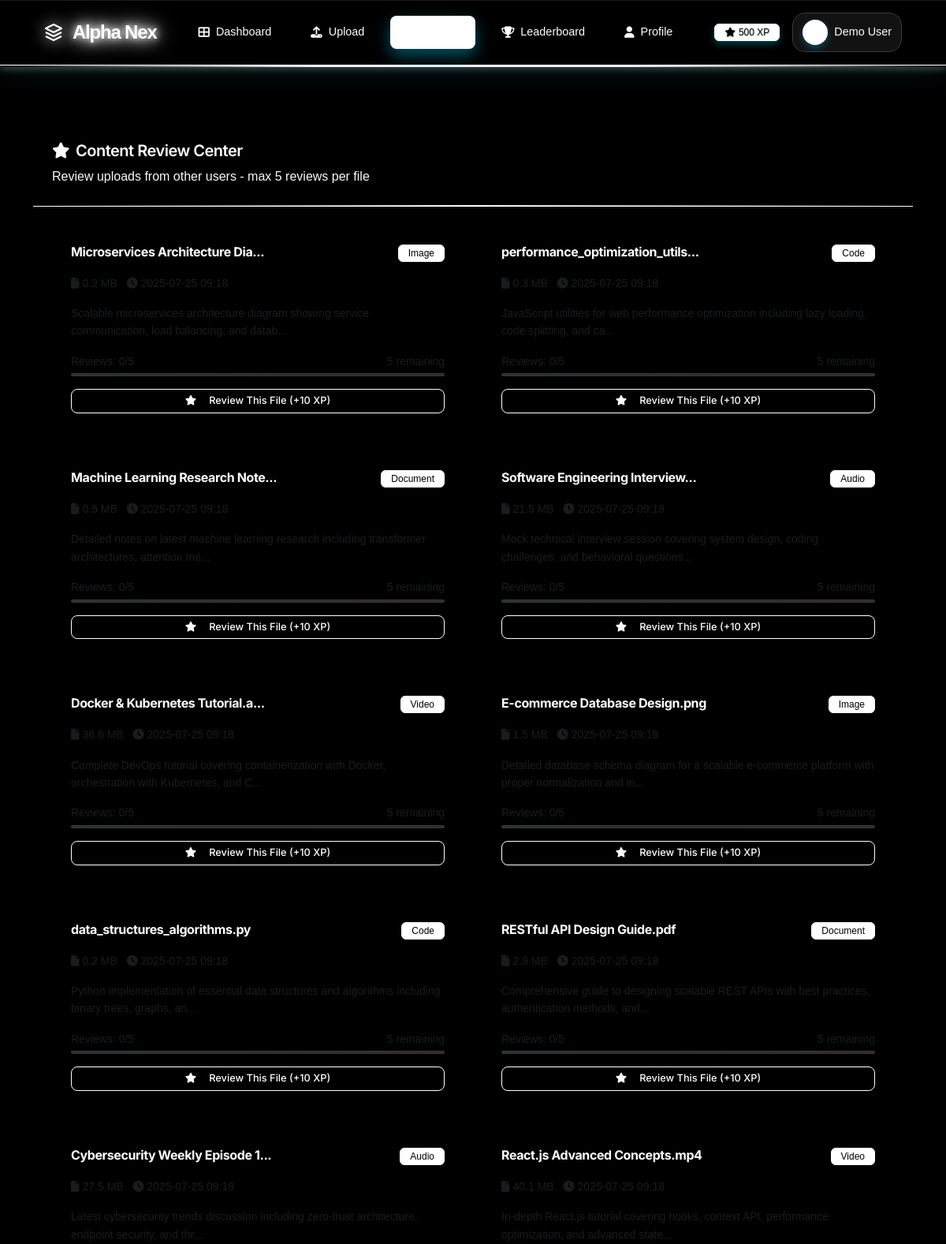
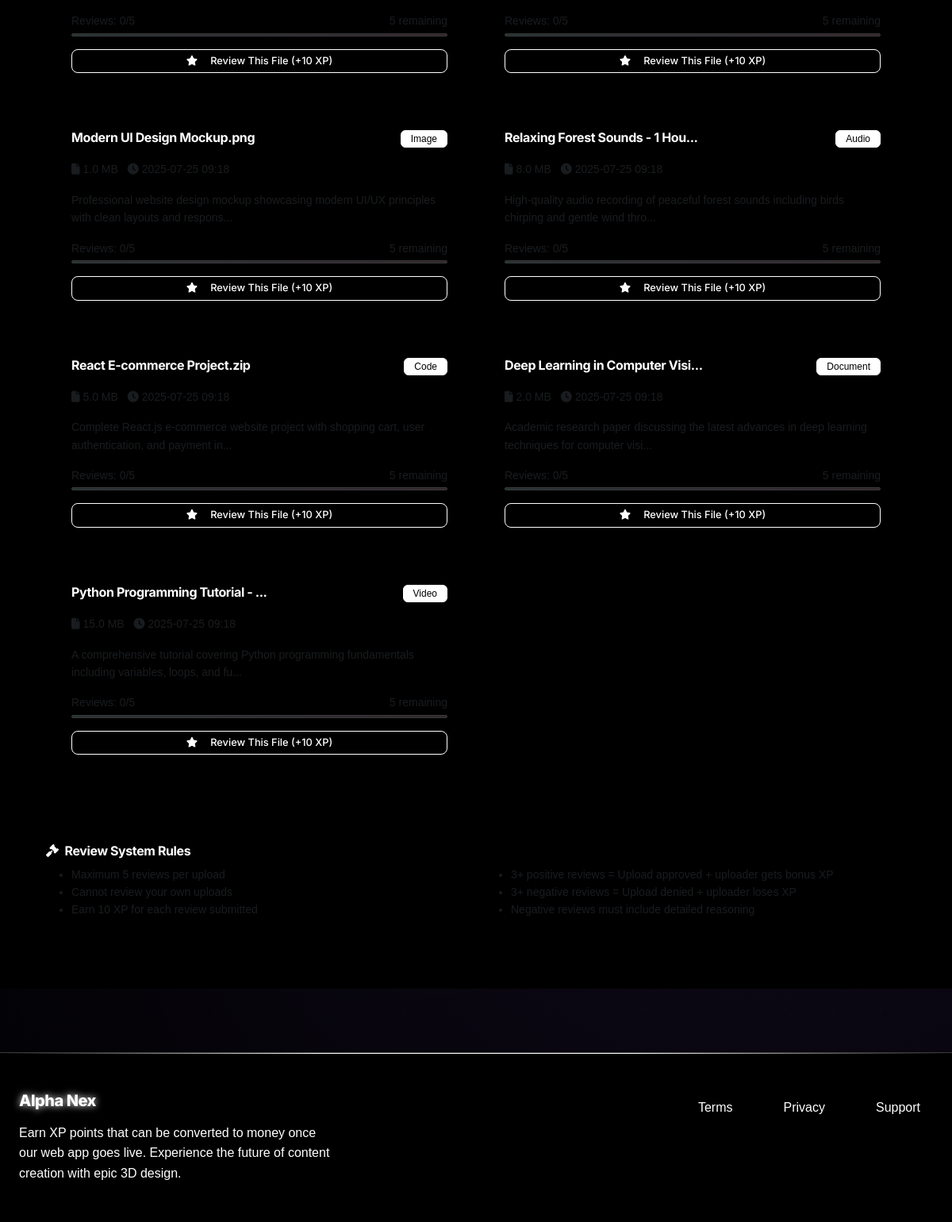
Screenshot of /review with the database file from the repository (2 pictures, top to bottom).
### models.py (models this page shows, shortened)
class User(UserMixin, db.Model):
    id = db.Column(db.Integer, primary_key=True)
    name = db.Column(db.String(100), nullable=False)
    email = db.Column(db.String(120), unique=True, nullable=False)
    password_hash = db.Column(db.String(256), nullable=False)
    is_verified = db.Column(db.Boolean, default=False)
    xp_points = db.Column(db.Integer, default=0)
    uploader_strikes = db.Column(db.Integer, default=0)
    reviewer_strikes = db.Column(db.Integer, default=0)
    is_banned = db.Column(db.Boolean, default=False)
    created_at = db.Column(db.DateTime, default=datetime.utcnow)
    kyc_verified = db.Column(db.Boolean, default=False)
    document_path = db.Column(db.String(255))
    selfie_path = db.Column(db.String(255))
    daily_upload_bytes = db.Column(db.Integer, default=0)
    daily_upload_reset = db.Column(db.DateTime, default=datetime.utcnow)
    current_badge = db.Column(db.String(50), default='New User')
    weekly_xp = db.Column(db.Integer, default=0)
    monthly_xp = db.Column(db.Integer, default=0)
    accuracy_percentage = db.Column(db.Float, default=0.0)
    referral_code = db.Column(db.String(20), unique=True)
    referred_by = db.Column(db.String(20))
    seasonal_badges = db.Column(db.Text)  # JSON string for badge collection
    uploads = db.relationship('Upload', backref='user', lazy=True)
    reviews = db.relationship('Review', backref='reviewer', lazy=True)
    strikes = db.relationship('Strike', backref='user', lazy=True)
    withdrawals = db.relationship('WithdrawalRequest', backref='user', lazy=True)
    contest_entries = db.relationship('ContestEntry', backref='user', lazy=True)

class Upload(db.Model):
    id = db.Column(db.Integer, primary_key=True)
    user_id = db.Column(db.Integer, db.ForeignKey('user.id'), nullable=False)
    filename = db.Column(db.String(255), nullable=False)
    original_filename = db.Column(db.String(255), nullable=False)
    file_path = db.Column(db.String(500), nullable=False)
    file_size = db.Column(db.Integer, nullable=False)
    description = db.Column(db.Text, nullable=False)
    category = db.Column(db.String(50), nullable=False)
    status = db.Column(db.String(20), default='pending')  # pending, approved, rejected
    ai_consent = db.Column(db.Boolean, default=False)
    uploaded_at = db.Column(db.DateTime, default=datetime.utcnow)
    deletion_deadline = db.Column(db.DateTime)
    duplicate_score = db.Column(db.Float, default=0.0)
    spam_score = db.Column(db.Float, default=0.0)
    reviews = db.relationship('Review', backref='upload', lazy=True, cascade='all, delete-orphan')

### routes.py (the view)
@app.route('/review')
def review_content():
    demo_user = User.query.filter_by(email='demo@alphanex.com').first()
    if not demo_user:
        return redirect(url_for('dashboard'))
    if demo_user.is_banned:
        flash('Your account is banned and cannot review content.', 'error')
        return redirect(url_for('dashboard'))
    reviewed_upload_ids = [r.upload_id for r in demo_user.reviews]
    uploads = Upload.query.filter(
        Upload.user_id != demo_user.id,  # Cannot review own uploads
        ~Upload.id.in_(reviewed_upload_ids)  # Haven't reviewed yet
    ).order_by(Upload.uploaded_at.desc()).all()
    available_uploads = []
    for upload in uploads:
        review_count = Review.query.filter_by(upload_id=upload.id).count()
        if review_count < 5:  # Max 5 reviews per upload
            available_uploads.append(upload)
    return render_template('reviewer/review.html', uploads=available_uploads, demo_user=demo_user)

### templates/reviewer/review.html (shortened to what this page needs)
{% extends "base.html" %}
{% block content %}
<div class="container my-5">
    <div class="row">
        <div class="col">
            <div class="card border-0 shadow">
                <div class="card-header bg-dark text-white">
                    <h4 class="mb-0">
                        <i class="fas fa-star me-2"></i>Content Review Center
                    </h4>
                    <p class="mb-0 mt-2 text-light">Review uploads from other users - max 5 reviews per file</p>
                </div>
                <div class="card-body p-4">
                    {% if uploads %}
                    <div class="row">
                        {% for upload in uploads %}
                        <div class="col-lg-6 mb-4">
                            <div class="card border-0 shadow-sm h-100">
                                <div class="card-body">
                                    <div class="d-flex justify-content-between align-items-start mb-3">
                                        <h6 class="fw-bold mb-0">{{ upload.original_filename[:30] }}{% if upload.original_filename|length > 30 %}...{% endif %}</h6>
                                        <span class="badge bg-light text-dark">{{ upload.category.title() }}</span>
                                    </div>
                                    <div class="mb-3">
                                        <small class="text-muted d-block">
                                            <i class="fas fa-file me-1"></i>{{ "%.1f"|format(upload.file_size / 1024 / 1024) }} MB
                                            <i class="fas fa-clock ms-2 me-1"></i>{{ upload.uploaded_at.strftime('%Y-%m-%d %H:%M') }}
                                        </small>
                                    </div>
                                    <p class="text-muted small mb-3">{{ upload.description[:100] }}{% if upload.description|length > 100 %}...{% endif %}</p>
                                    {% set review_count = upload.reviews|length %}
                                    <div class="mb-3">
                                        <div class="d-flex justify-content-between align-items-center mb-1">
                                            <small class="text-muted">Reviews: {{ review_count }}/5</small>
                                            <small class="text-muted">
                                                {% if review_count >= 5 %}Complete{% else %}{{ 5 - review_count }} remaining{% endif %}
                                            </small>
                                        </div>
                                        <div class="progress" style="height: 4px;">
                                        </div>
                                    </div>
                                    {% if review_count < 5 %}
                                    <a href="{{ url_for('review_upload', upload_id=upload.id) }}" class="btn btn-dark btn-sm w-100">
                                        <i class="fas fa-star me-2"></i>Review This File (+10 XP)
                                    </a>
                                    {% else %}
                                    <button class="btn btn-secondary btn-sm w-100" disabled>
                                        <i class="fas fa-check me-2"></i>Review Complete
                                    </button>
                                    {% endif %}
                                </div>
                            </div>
                        </div>
                        {% endfor %}
                    </div>
                    {% endif %}
                </div>
            </div>
        </div>
    </div>
    {% if uploads %}
    <div class="row mt-4">
        <div class="col">
            <div class="card border-0 shadow-sm">
                <div class="card-body p-3">
                    <h6 class="fw-bold mb-2"><i class="fas fa-gavel me-2"></i>Review System Rules</h6>
                    <div class="row">
                        <div class="col-md-6">
                            <ul class="mb-0 small text-muted">
                                <li>Maximum 5 reviews per upload</li>
                                <li>Cannot review your own uploads</li>
                                <li>Earn 10 XP for each review submitted</li>
                            </ul>
                        </div>
                        <div class="col-md-6">
                            <ul class="mb-0 small text-muted">
                                <li>3+ positive reviews = Upload approved + uploader gets bonus XP</li>
                                <li>3+ negative reviews = Upload denied + uploader loses XP</li>
                                <li>Negative reviews must include detailed reasoning</li>
                            </ul>
                        </div>
                    </div>
                </div>
            </div>
        </div>
    </div>
    {% endif %}
</div>
{% endblock %}

### templates/base.html (shortened to what this page needs)
<!DOCTYPE html>
<html lang="en">
<head>
    <link href="https://cdnjs.cloudflare.com/ajax/libs/font-awesome/6.4.0/css/all.min.css" rel="stylesheet">
    <link href="https://cdn.jsdelivr.net/npm/bootstrap@5.3.0/dist/css/bootstrap.min.css" rel="stylesheet">
    <link href="{{ url_for('static', filename='css/style.css') }}" rel="stylesheet">
    <link href="{{ url_for('static', filename='css/epic-3d-effects.css') }}" rel="stylesheet">
    <link href="{{ url_for('static', filename='css/minimal-black-white.css') }}" rel="stylesheet">
</head>
<body class="cyber-grid">
    <nav class="navbar">
        <div class="container-premium">
            <div class="flex-between" style="width: 100%;">
                <a href="{{ url_for('index') }}" class="navbar-brand">
                    Alpha Nex
                </a>
                <div class="navbar-nav navbar-nav-horizontal">
                    <a href="{{ url_for('dashboard') }}" class="nav-link">
                        <i class="fas fa-th-large"></i>Dashboard
                    </a>
                    <a href="{{ url_for('upload_file') }}" class="nav-link">
                        <i class="fas fa-upload"></i>Upload
                    </a>
                    <a href="{{ url_for('review_content') }}" class="nav-link">
                        <i class="fas fa-star"></i>Review
                    </a>
                    <a href="{{ url_for('leaderboard') }}" class="nav-link">
                        <i class="fas fa-trophy"></i>Leaderboard
                    </a>
                    <a href="{{ url_for('profile') }}" class="nav-link">
                        <i class="fas fa-user"></i>Profile
                    </a>
                    <div class="navbar-user-section">
                        <span class="badge badge-primary glitch-effect">
                            <i class="fas fa-star"></i>
                            {{ demo_user.xp_points if demo_user else 500 }} XP
                        </span>
                        <div class="user-profile-display">
                            <div class="user-avatar">
                                <i class="fas fa-user"></i>
                            </div>
                            <span class="user-name holographic">{{ demo_user.name if demo_user else 'Demo User' }}</span>
                        </div>
                    </div>
                </div>
            </div>
        </div>
    </nav>
    <main class="container-fluid py-4 hologram-scanner">
        <div class="container-epic">
            {% block content %}{% endblock %}
        </div>
    </main>
    <footer style="
        background: linear-gradient(135deg, var(--dark-900) 0%, var(--black) 100%);
        border-top: 1px solid var(--border);
        margin-top: 5rem;
        padding: 3rem 0;
        position: relative;
        overflow: hidden;
    ">
        <div style="
            position: absolute;
            top: 0;
            left: 0;
            right: 0;
            height: 1px;
            background: linear-gradient(90deg, transparent, var(--neon-blue), var(--neon-purple), transparent);
        "></div>
        <div class="container-premium">
            <div style="display: flex; justify-content: space-between; align-items: start; flex-wrap: wrap; gap: 2rem;">
                <div>
                    <h6 style="
                        font-weight: var(--weight-extrabold);
                        color: var(--white);
                        font-size: 1.25rem;
                        margin-bottom: 1rem;
                        text-shadow: 0 0 10px var(--neon-blue);
                    " class="holographic">Alpha Nex</h6>
                    <p style="
                        color: var(--text-secondary);
                        margin: 0;
                        max-width: 400px;
                        line-height: 1.6;
                    ">Earn XP points that can be converted to money once our web app goes live. Experience the future of content creation with epic 3D design.</p>
                </div>
                <div style="display: flex; gap: 2rem; align-items: center;">
                    <a href="#" style="
                        color: var(--text-secondary);
                        text-decoration: none;
                        font-weight: var(--weight-medium);
                        padding: 0.5rem 1rem;
                        border-radius: var(--radius);
                        transition: all 0.3s ease;
                        position: relative;
                        transform-style: preserve-3d;
                    " onmouseover="this.style.color='var(--white)'; this.style.transform='translateY(-2px)'; this.style.textShadow='0 0 10px var(--neon-blue)'" onmouseout="this.style.color='var(--text-secondary)'; this.style.transform='translateY(0)'; this.style.textShadow='none'">Terms</a>
                    <a href="#" style="
                        color: var(--text-secondary);
                        text-decoration: none;
                        font-weight: var(--weight-medium);
                        padding: 0.5rem 1rem;
                        border-radius: var(--radius);
                        transition: all 0.3s ease;
                        position: relative;
                        transform-style: preserve-3d;
                    " onmouseover="this.style.color='var(--white)'; this.style.transform='translateY(-2px)'; this.style.textShadow='0 0 10px var(--neon-purple)'" onmouseout="this.style.color='var(--text-secondary)'; this.style.transform='translateY(0)'; this.style.textShadow='none'">Privacy</a>
                    <a href="#" style="
                        color: var(--text-secondary);
                        text-decoration: none;
                        font-weight: var(--weight-medium);
                        padding: 0.5rem 1rem;
                        border-radius: var(--radius);
                        transition: all 0.3s ease;
                        position: relative;
                        transform-style: preserve-3d;
                    " onmouseover="this.style.color='var(--white)'; this.style.transform='translateY(-2px)'; this.style.textShadow='0 0 10px var(--neon-green)'" onmouseout="this.style.color='var(--text-secondary)'; this.style.transform='translateY(0)'; this.style.textShadow='none'">Support</a>
                </div>
            </div>
        </div>
    </footer>
</body>
</html>

### rows the page displays
User: xp_points "500", name "Demo User"
Upload: original_filename "Microservices Architecture Dia", category "Image", upload.file_size/1024/1024 "0.2", uploaded_at "2025-07-25 09:18", description "Scalable microservices architecture diagram showing service communication, load balancing, and datab", review_count "0", value "5"
Upload: original_filename "performance_optimization_utils", category "Code", upload.file_size/1024/1024 "0.3", uploaded_at "2025-07-25 09:18", description "JavaScript utilities for web performance optimization including lazy loading, code splitting, and ca", review_count "0", value "5"
Upload: original_filename "Machine Learning Research Note", category "Document", upload.file_size/1024/1024 "0.5", uploaded_at "2025-07-25 09:18", description "Detailed notes on latest machine learning research including transformer architectures, attention me", review_count "0", value "5"
Upload: original_filename "Software Engineering Interview", category "Audio", upload.file_size/1024/1024 "21.5", uploaded_at "2025-07-25 09:18", description "Mock technical interview session covering system design, coding challenges, and behavioral questions", review_count "0", value "5"
Upload: original_filename "Docker & Kubernetes Tutorial.a", category "Video", upload.file_size/1024/1024 "36.6", uploaded_at "2025-07-25 09:18", description "Complete DevOps tutorial covering containerization with Docker, orchestration with Kubernetes, and C", review_count "0", value "5"
Upload: original_filename "E-commerce Database Design.png", category "Image", upload.file_size/1024/1024 "1.5", uploaded_at "2025-07-25 09:18", description "Detailed database schema diagram for a scalable e-commerce platform with proper normalization and in", review_count "0", value "5"
Upload: original_filename "data_structures_algorithms.py", category "Code", upload.file_size/1024/1024 "0.2", uploaded_at "2025-07-25 09:18", description "Python implementation of essential data structures and algorithms including binary trees, graphs, an", review_count "0", value "5"
Upload: original_filename "RESTful API Design Guide.pdf", category "Document", upload.file_size/1024/1024 "2.9", uploaded_at "2025-07-25 09:18", description "Comprehensive guide to designing scalable REST APIs with best practices, authentication methods, and", review_count "0", value "5"
Upload: original_filename "Cybersecurity Weekly Episode 1", category "Audio", upload.file_size/1024/1024 "27.5", uploaded_at "2025-07-25 09:18", description "Latest cybersecurity trends discussion including zero-trust architecture, endpoint security, and thr", review_count "0", value "5"
Upload: original_filename "React.js Advanced Concepts.mp4", category "Video", upload.file_size/1024/1024 "40.1", uploaded_at "2025-07-25 09:18", description "In-depth React.js tutorial covering hooks, context API, performance optimization, and advanced state", review_count "0", value "5"
Upload: original_filename "Modern UI Design Mockup.png", category "Image", upload.file_size/1024/1024 "1.0", uploaded_at "2025-07-25 09:18", description "Professional website design mockup showcasing modern UI/UX principles with clean layouts and respons", review_count "0", 5-review_count "5"
Upload: original_filename "Relaxing Forest Sounds - 1 Hou", category "Audio", upload.file_size/1024/1024 "8.0", uploaded_at "2025-07-25 09:18", description "High-quality audio recording of peaceful forest sounds including birds chirping and gentle wind thro", review_count "0", value "5"
Upload: original_filename "React E-commerce Project.zip", category "Code", upload.file_size/1024/1024 "5.0", uploaded_at "2025-07-25 09:18", description "Complete React.js e-commerce website project with shopping cart, user authentication, and payment in", review_count "0", value "5"
Upload: original_filename "Deep Learning in Computer Visi", category "Document", upload.file_size/1024/1024 "2.0", uploaded_at "2025-07-25 09:18", description "Academic research paper discussing the latest advances in deep learning techniques for computer visi", review_count "0", value "5"
Upload: original_filename "Python Programming Tutorial -", category "Video", upload.file_size/1024/1024 "15.0", uploaded_at "2025-07-25 09:18", description "A comprehensive tutorial covering Python programming fundamentals including variables, loops, and fu", review_count "0", value "5"
